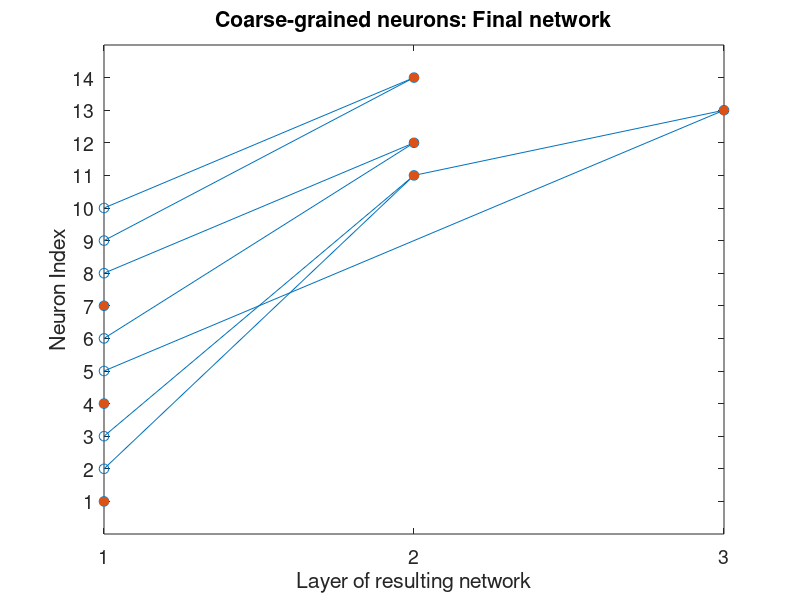

Source code (MATLAB):
% Visualization on Sample Data

miniJ=zeros(14);
miniJ(2,11)=1;
miniJ(3,11)=1;
miniJ(11,13)=1;
miniJ(5,13)=1;
miniJ(6,12)=1;
miniJ(8,12)=1;
miniJ(9,14)=1;
miniJ(10,14)=1;
minipos=[[ones(1,10)' (1:10)']; [2 11; 2 12; 3 13]; [2 14];];

gplot(miniJ,minipos)
hold on
scatter(minipos(:,1),minipos(:,2),50)
yticks([1:14])
xticks([1 2 3])
scatter(minipos([1 4 7 11:14],1),minipos([1 4 7 11:14],2),50,'filled')
title('Coarse-grained neurons: Final network')
xlabel('Layer of resulting network')
ylabel('Neuron Index')
set(gca,'FontSize',14)
ylim([0 15])
